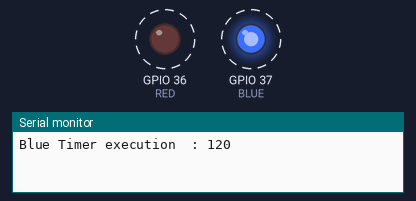
A sketch run on a simulated ESP32. On the bench: output pins drawn as LEDs (lit = HIGH), the last lines printed to the serial monitor. Dashed ring = blinking.

Above: at 0.18 s.
At 1.05 s:
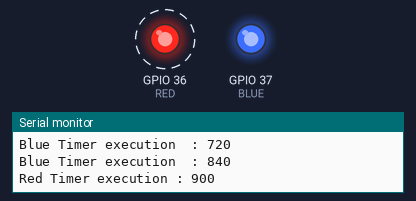
Timing chart, 0 to 3.0 s (numbered marks = the images above):
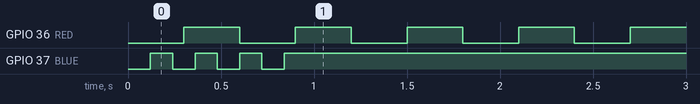

The sketch:

Timer.ino
```cpp
#include "freertos/FreeRTOS.h"
#include "freertos/timers.h"

#define RED A0
#define BLUE A1
#define YELLOW 12
#define  BLUE_TIMER_PERIOD   (pdMS_TO_TICKS(120))
#define  RED_TIMER_PERIOD    (pdMS_TO_TICKS(300))

TimerHandle_t   xBlueTimer,xRedTimer;

void setup()
{
  Serial.begin(9600);
  pinMode(RED,OUTPUT);
  pinMode(BLUE,OUTPUT);

  BaseType_t  xBlueTimerStarted, xRedTimerStarted;

  xBlueTimer  = xTimerCreate("Blue Timer",BLUE_TIMER_PERIOD,pdTRUE,0,prvTimerCallback);
  xRedTimer   = xTimerCreate("Red Timer", RED_TIMER_PERIOD, pdTRUE,0,prvTimerCallback);

 if((xBlueTimer != NULL) && (xRedTimer !=NULL))
  {
     xBlueTimerStarted  = xTimerStart(xBlueTimer,0);
     xRedTimerStarted   = xTimerStart(xRedTimer,0);

     while((xBlueTimerStarted != pdPASS) && (xRedTimerStarted != pdPASS)) {}
  }

}
  uint32_t blueExecutionCount;

 void prvTimerCallback(TimerHandle_t xTimer)
 {
   TickType_t xTimeNow;

    xTimeNow =  xTaskGetTickCount();

   if(xTimer == xBlueTimer)
   {
    blueExecutionCount++;
    Serial.print("Blue Timer execution  : ");
    Serial.println(xTimeNow);
    digitalWrite(BLUE,digitalRead(BLUE)^1);
     if(blueExecutionCount ==  7)
     {
      xTimerStop(xBlueTimer,0);
     }
   }
   else
   {
   Serial.print("Red Timer execution : ");
   Serial.println(xTimeNow);
   digitalWrite(RED,digitalRead(RED)^1);
   }
 }

void loop(){}
```

Measured:
- by itself, GPIO 36 (RED): alternates HIGH for 0.30 s and LOW for 0.30 s
- by itself, GPIO 37 (BLUE): alternates HIGH for 0.12 s and LOW for 0.12 s, 7 changes in all, then stays HIGH
